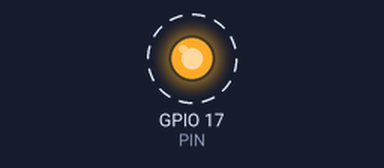
The program below on a simulated Raspberry Pi (BCM pin numbers). Shown: output pins drawn as LEDs (lit = HIGH). Dashed ring = blinking. At 6.0 s the program stops and its outputs stay as they are.

Above: at 0.5 s.
Timing chart, 0 to 4.6 s (numbered marks = the images above):
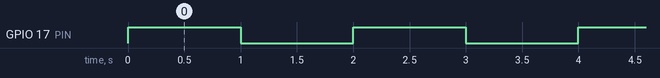

The program:

sample_led.py
```python
# -*- coding: utf-8 -*-
import RPi.GPIO as GPIO
import time

COUNT = 3
PIN = 17   # GPIO17

GPIO.setmode(GPIO.BCM)
GPIO.setup(PIN, GPIO.OUT)

for _ in range(COUNT):
    GPIO.output(PIN, True) # LEDをつける
    time.sleep(1.0)

    GPIO.output(PIN, False) # LEDを消灯
    time.sleep(1.0)

GPIO.cleanup()
```

Measured:
- by itself, GPIO 17 (PIN): alternates HIGH for 1.0 s and LOW for 1.0 s, 6 changes in all, then stays LOW
